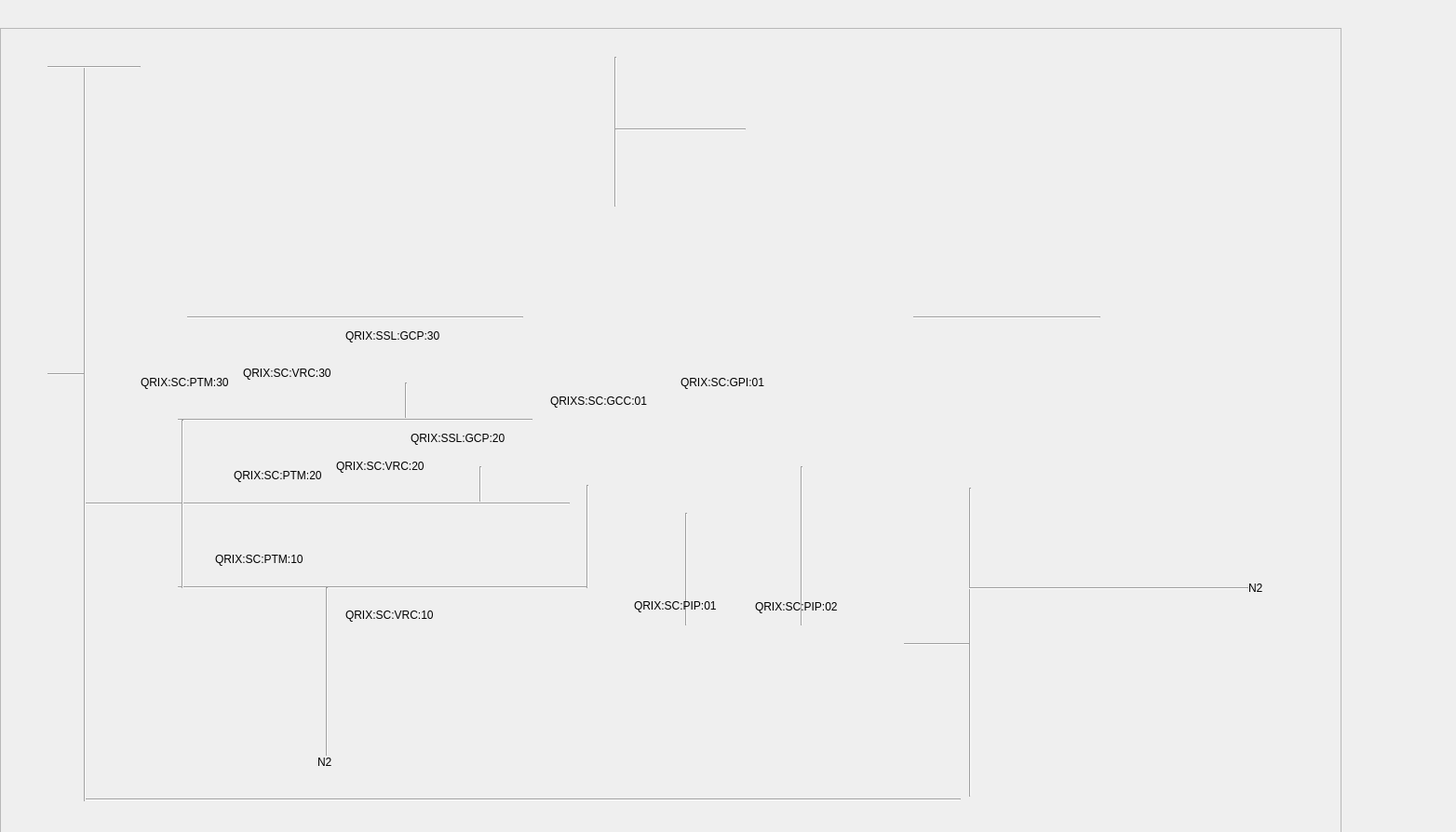
<?xml version="1.0" encoding="UTF-8"?>
<ui version="4.0">
 <class>Form</class>
 <widget class="QWidget" name="Form">
  <property name="geometry">
   <rect>
    <x>0</x>
    <y>0</y>
    <width>1564</width>
    <height>894</height>
   </rect>
  </property>
  <property name="windowTitle">
   <string>QRIX Sample Chamber VAC</string>
  </property>
  <widget class="QScrollArea" name="scrollArea">
   <property name="geometry">
    <rect>
     <x>0</x>
     <y>30</y>
     <width>1441</width>
     <height>871</height>
    </rect>
   </property>
   <property name="widgetResizable">
    <bool>true</bool>
   </property>
   <widget class="QWidget" name="scrollAreaWidgetContents">
    <property name="geometry">
     <rect>
      <x>0</x>
      <y>0</y>
      <width>1439</width>
      <height>869</height>
     </rect>
    </property>
    <widget class="PyDMDrawingCircle" name="PyDMDrawingCircle">
     <property name="geometry">
      <rect>
       <x>560</x>
       <y>190</y>
       <width>341</width>
       <height>341</height>
      </rect>
     </property>
     <property name="toolTip">
      <string/>
     </property>
     <property name="brush" stdset="0">
      <brush brushstyle="NoBrush">
       <color alpha="255">
        <red>0</red>
        <green>0</green>
        <blue>0</blue>
       </color>
      </brush>
     </property>
     <property name="penStyle" stdset="0">
      <enum>Qt::SolidLine</enum>
     </property>
    </widget>
    <widget class="PneumaticValve" name="PneumaticValve">
     <property name="geometry">
      <rect>
       <x>80</x>
       <y>270</y>
       <width>160</width>
       <height>81</height>
      </rect>
     </property>
     <property name="toolTip">
      <string/>
     </property>
     <property name="controlsLocation" stdset="0">
      <enum>PCDSSymbolBase::Left</enum>
     </property>
     <property name="channelsPrefix" stdset="0">
      <string>ca://QRIX:SC:VGC:01</string>
     </property>
     <property name="controlButtonHorizontal" stdset="0">
      <bool>false</bool>
     </property>
    </widget>
    <widget class="PneumaticValve" name="PneumaticValve_2">
     <property name="geometry">
      <rect>
       <x>1050</x>
       <y>290</y>
       <width>160</width>
       <height>82</height>
      </rect>
     </property>
     <property name="toolTip">
      <string/>
     </property>
     <property name="channelsPrefix" stdset="0">
      <string>ca://QRIX:SC:VGC:02</string>
     </property>
    </widget>
    <widget class="IonPump" name="IonPump">
     <property name="geometry">
      <rect>
       <x>680</x>
       <y>640</y>
       <width>110</width>
       <height>140</height>
      </rect>
     </property>
     <property name="toolTip">
      <string/>
     </property>
     <property name="channelsPrefix" stdset="0">
      <string>ca://QRIXS:SC:PIP:01</string>
     </property>
     <property name="controlButtonHorizontal" stdset="0">
      <bool>false</bool>
     </property>
    </widget>
    <widget class="IonPump" name="IonPump_2">
     <property name="geometry">
      <rect>
       <x>800</x>
       <y>640</y>
       <width>110</width>
       <height>140</height>
      </rect>
     </property>
     <property name="toolTip">
      <string/>
     </property>
     <property name="channelsPrefix" stdset="0">
      <string>ca://QRIXS:SC:PIP:02</string>
     </property>
     <property name="controlButtonHorizontal" stdset="0">
      <bool>false</bool>
     </property>
    </widget>
    <widget class="RoughGauge" name="RoughGauge">
     <property name="geometry">
      <rect>
       <x>760</x>
       <y>80</y>
       <width>70</width>
       <height>60</height>
      </rect>
     </property>
     <property name="toolTip">
      <string/>
     </property>
    </widget>
    <widget class="PyDMDrawingCircle" name="PyDMDrawingCircle_2">
     <property name="geometry">
      <rect>
       <x>1013</x>
       <y>425</y>
       <width>61</width>
       <height>71</height>
      </rect>
     </property>
     <property name="toolTip">
      <string/>
     </property>
     <property name="brush" stdset="0">
      <brush brushstyle="NoBrush">
       <color alpha="255">
        <red>0</red>
        <green>0</green>
        <blue>0</blue>
       </color>
      </brush>
     </property>
     <property name="penStyle" stdset="0">
      <enum>Qt::SolidLine</enum>
     </property>
    </widget>
    <widget class="PyDMDrawingLine" name="PyDMDrawingLine_3">
     <property name="geometry">
      <rect>
       <x>880</x>
       <y>290</y>
       <width>141</width>
       <height>301</height>
      </rect>
     </property>
     <property name="toolTip">
      <string/>
     </property>
    </widget>
    <widget class="PneumaticValve" name="PneumaticValve_3">
     <property name="geometry">
      <rect>
       <x>910</x>
       <y>420</y>
       <width>111</width>
       <height>82</height>
      </rect>
     </property>
     <property name="toolTip">
      <string/>
     </property>
     <property name="channelsPrefix" stdset="0">
      <string>ca://QRIX:SC:VGC:03</string>
     </property>
    </widget>
    <widget class="Line" name="line_3">
     <property name="geometry">
      <rect>
       <x>1040</x>
       <y>493</y>
       <width>3</width>
       <height>332</height>
      </rect>
     </property>
     <property name="orientation">
      <enum>Qt::Vertical</enum>
     </property>
    </widget>
    <widget class="TurboPump" name="TurboPump">
     <property name="geometry">
      <rect>
       <x>960</x>
       <y>500</y>
       <width>100</width>
       <height>82</height>
      </rect>
     </property>
     <property name="toolTip">
      <string/>
     </property>
     <property name="controlsLocation" stdset="0">
      <enum>PCDSSymbolBase::Left</enum>
     </property>
     <property name="channelsPrefix" stdset="0">
      <string>ca://QRIX:SDS:PTM:10</string>
     </property>
     <property name="controlButtonHorizontal" stdset="0">
      <bool>false</bool>
     </property>
    </widget>
    <widget class="RoughGauge" name="RoughGauge_2">
     <property name="geometry">
      <rect>
       <x>940</x>
       <y>640</y>
       <width>70</width>
       <height>60</height>
      </rect>
     </property>
     <property name="toolTip">
      <string/>
     </property>
     <property name="channelsPrefix" stdset="0">
      <string>ca://QRIX:ROUGH:GPI:03</string>
     </property>
    </widget>
    <widget class="Line" name="line_4">
     <property name="geometry">
      <rect>
       <x>970</x>
       <y>660</y>
       <width>70</width>
       <height>3</height>
      </rect>
     </property>
     <property name="orientation">
      <enum>Qt::Horizontal</enum>
     </property>
    </widget>
    <widget class="Line" name="line_5">
     <property name="geometry">
      <rect>
       <x>1040</x>
       <y>600</y>
       <width>300</width>
       <height>3</height>
      </rect>
     </property>
     <property name="orientation">
      <enum>Qt::Horizontal</enum>
     </property>
    </widget>
    <widget class="QLabel" name="label">
     <property name="geometry">
      <rect>
       <x>1340</x>
       <y>593</y>
       <width>59</width>
       <height>15</height>
      </rect>
     </property>
     <property name="text">
      <string>N2</string>
     </property>
    </widget>
    <widget class="Line" name="line_6">
     <property name="geometry">
      <rect>
       <x>90</x>
       <y>820</y>
       <width>941</width>
       <height>16</height>
      </rect>
     </property>
     <property name="orientation">
      <enum>Qt::Horizontal</enum>
     </property>
    </widget>
    <widget class="PneumaticValve" name="PneumaticValve_4">
     <property name="geometry">
      <rect>
       <x>1030</x>
       <y>790</y>
       <width>120</width>
       <height>80</height>
      </rect>
     </property>
     <property name="toolTip">
      <string/>
     </property>
     <property name="controlsLocation" stdset="0">
      <enum>PCDSSymbolBase::Right</enum>
     </property>
     <property name="channelsPrefix" stdset="0">
      <string>ca://QRIXS:ROUGH:VRC:02</string>
     </property>
     <property name="rotateIcon" stdset="0">
      <bool>true</bool>
     </property>
     <property name="controlButtonHorizontal" stdset="0">
      <bool>false</bool>
     </property>
    </widget>
    <widget class="ControlOnlyValveNC" name="ControlOnlyValveNC_3">
     <property name="geometry">
      <rect>
       <x>274</x>
       <y>716</y>
       <width>90</width>
       <height>82</height>
      </rect>
     </property>
     <property name="toolTip">
      <string/>
     </property>
     <property name="controlsLocation" stdset="0">
      <enum>PCDSSymbolBase::Left</enum>
     </property>
     <property name="channelsPrefix" stdset="0">
      <string>ca://QRIX:SC:VVC:02</string>
     </property>
     <property name="iconSize" stdset="0">
      <number>25</number>
     </property>
     <property name="rotateIcon" stdset="0">
      <bool>true</bool>
     </property>
     <property name="controlButtonHorizontal" stdset="0">
      <bool>false</bool>
     </property>
    </widget>
    <widget class="ControlOnlyValveNC" name="ControlOnlyValveNC_4">
     <property name="geometry">
      <rect>
       <x>273</x>
       <y>621</y>
       <width>90</width>
       <height>80</height>
      </rect>
     </property>
     <property name="toolTip">
      <string/>
     </property>
     <property name="controlsLocation" stdset="0">
      <enum>PCDSSymbolBase::Left</enum>
     </property>
     <property name="channelsPrefix" stdset="0">
      <string>ca://QRIX:SC:VVC:01</string>
     </property>
     <property name="iconSize" stdset="0">
      <number>25</number>
     </property>
     <property name="rotateIcon" stdset="0">
      <bool>true</bool>
     </property>
     <property name="controlButtonHorizontal" stdset="0">
      <bool>false</bool>
     </property>
    </widget>
    <widget class="Line" name="line_11">
     <property name="geometry">
      <rect>
       <x>80</x>
       <y>40</y>
       <width>20</width>
       <height>790</height>
      </rect>
     </property>
     <property name="orientation">
      <enum>Qt::Vertical</enum>
     </property>
    </widget>
    <widget class="RoughGauge" name="RoughGauge_4">
     <property name="geometry">
      <rect>
       <x>20</x>
       <y>350</y>
       <width>70</width>
       <height>60</height>
      </rect>
     </property>
     <property name="toolTip">
      <string/>
     </property>
     <property name="channelsPrefix" stdset="0">
      <string>ca://QRIX:ROUGH:GPI:02</string>
     </property>
    </widget>
    <widget class="Line" name="line_12">
     <property name="geometry">
      <rect>
       <x>50</x>
       <y>370</y>
       <width>40</width>
       <height>3</height>
      </rect>
     </property>
     <property name="orientation">
      <enum>Qt::Horizontal</enum>
     </property>
    </widget>
    <widget class="Line" name="line_13">
     <property name="geometry">
      <rect>
       <x>50</x>
       <y>40</y>
       <width>100</width>
       <height>3</height>
      </rect>
     </property>
     <property name="orientation">
      <enum>Qt::Horizontal</enum>
     </property>
    </widget>
    <widget class="RoughGauge" name="RoughGauge_5">
     <property name="geometry">
      <rect>
       <x>128</x>
       <y>19</y>
       <width>50</width>
       <height>60</height>
      </rect>
     </property>
     <property name="toolTip">
      <string/>
     </property>
     <property name="channelsPrefix" stdset="0">
      <string>ca://QRIX:ROUGH:GPI:01</string>
     </property>
    </widget>
    <widget class="ControlOnlyValveNC" name="ControlOnlyValveNC_5">
     <property name="geometry">
      <rect>
       <x>50</x>
       <y>30</y>
       <width>20</width>
       <height>20</height>
      </rect>
     </property>
     <property name="toolTip">
      <string/>
     </property>
     <property name="controlsLocation" stdset="0">
      <enum>PCDSSymbolBase::Hidden</enum>
     </property>
     <property name="channelsPrefix" stdset="0">
      <string>ca://QRIX:VRO:01</string>
     </property>
     <property name="iconSize" stdset="0">
      <number>20</number>
     </property>
     <property name="rotateIcon" stdset="0">
      <bool>false</bool>
     </property>
     <property name="controlButtonHorizontal" stdset="0">
      <bool>false</bool>
     </property>
    </widget>
    <widget class="ScrollPump" name="ScrollPump_7">
     <property name="geometry">
      <rect>
       <x>-10</x>
       <y>20</y>
       <width>80</width>
       <height>110</height>
      </rect>
     </property>
     <property name="toolTip">
      <string/>
     </property>
     <property name="controlsLocation" stdset="0">
      <enum>PCDSSymbolBase::Bottom</enum>
     </property>
     <property name="channelsPrefix" stdset="0">
      <string>ca://QRIX:PRO:01</string>
     </property>
     <property name="controlButtonHorizontal" stdset="0">
      <bool>false</bool>
     </property>
    </widget>
    <widget class="PneumaticValve" name="PneumaticValve_6">
     <property name="geometry">
      <rect>
       <x>640</x>
       <y>10</y>
       <width>149</width>
       <height>81</height>
      </rect>
     </property>
     <property name="toolTip">
      <string/>
     </property>
     <property name="layoutDirection">
      <enum>Qt::LeftToRight</enum>
     </property>
     <property name="controlsLocation" stdset="0">
      <enum>PCDSSymbolBase::Right</enum>
     </property>
     <property name="channelsPrefix" stdset="0">
      <string>ca://QRIX:SA:VGC:01</string>
     </property>
     <property name="rotateIcon" stdset="0">
      <bool>true</bool>
     </property>
     <property name="controlButtonHorizontal" stdset="0">
      <bool>false</bool>
     </property>
    </widget>
    <widget class="Line" name="line_14">
     <property name="geometry">
      <rect>
       <x>650</x>
       <y>30</y>
       <width>20</width>
       <height>161</height>
      </rect>
     </property>
     <property name="orientation">
      <enum>Qt::Vertical</enum>
     </property>
    </widget>
    <widget class="PneumaticValve" name="PneumaticValve_7">
     <property name="geometry">
      <rect>
       <x>640</x>
       <y>110</y>
       <width>149</width>
       <height>81</height>
      </rect>
     </property>
     <property name="toolTip">
      <string/>
     </property>
     <property name="layoutDirection">
      <enum>Qt::LeftToRight</enum>
     </property>
     <property name="controlsLocation" stdset="0">
      <enum>PCDSSymbolBase::Right</enum>
     </property>
     <property name="channelsPrefix" stdset="0">
      <string>ca://QRIX:SC:VGC:04</string>
     </property>
     <property name="rotateIcon" stdset="0">
      <bool>true</bool>
     </property>
     <property name="controlButtonHorizontal" stdset="0">
      <bool>false</bool>
     </property>
    </widget>
    <widget class="Line" name="line_15">
     <property name="geometry">
      <rect>
       <x>660</x>
       <y>100</y>
       <width>140</width>
       <height>16</height>
      </rect>
     </property>
     <property name="orientation">
      <enum>Qt::Horizontal</enum>
     </property>
    </widget>
    <widget class="RoughGauge" name="RoughGauge_6">
     <property name="geometry">
      <rect>
       <x>480</x>
       <y>450</y>
       <width>70</width>
       <height>60</height>
      </rect>
     </property>
     <property name="toolTip">
      <string/>
     </property>
     <property name="channelsPrefix" stdset="0">
      <string>ca://QRIXS:SSL:GCP:20</string>
     </property>
    </widget>
    <widget class="RoughGauge" name="RoughGauge_7">
     <property name="geometry">
      <rect>
       <x>400</x>
       <y>340</y>
       <width>70</width>
       <height>60</height>
      </rect>
     </property>
     <property name="toolTip">
      <string/>
     </property>
     <property name="channelsPrefix" stdset="0">
      <string>ca://QRIXS:SSL:GCP:30</string>
     </property>
    </widget>
    <widget class="TurboPump" name="TurboPump_3">
     <property name="geometry">
      <rect>
       <x>70</x>
       <y>380</y>
       <width>180</width>
       <height>82</height>
      </rect>
     </property>
     <property name="toolTip">
      <string/>
     </property>
     <property name="controlsLocation" stdset="0">
      <enum>PCDSSymbolBase::Left</enum>
     </property>
     <property name="channelsPrefix" stdset="0">
      <string>ca://QRIX:SC:PTM:30</string>
     </property>
     <property name="controlButtonHorizontal" stdset="0">
      <bool>false</bool>
     </property>
    </widget>
    <widget class="Line" name="line_16">
     <property name="geometry">
      <rect>
       <x>190</x>
       <y>410</y>
       <width>381</width>
       <height>20</height>
      </rect>
     </property>
     <property name="orientation">
      <enum>Qt::Horizontal</enum>
     </property>
    </widget>
    <widget class="Line" name="line_17">
     <property name="geometry">
      <rect>
       <x>180</x>
       <y>420</y>
       <width>30</width>
       <height>181</height>
      </rect>
     </property>
     <property name="orientation">
      <enum>Qt::Vertical</enum>
     </property>
    </widget>
    <widget class="Line" name="line_18">
     <property name="geometry">
      <rect>
       <x>420</x>
       <y>380</y>
       <width>30</width>
       <height>38</height>
      </rect>
     </property>
     <property name="orientation">
      <enum>Qt::Vertical</enum>
     </property>
    </widget>
    <widget class="Line" name="line_19">
     <property name="geometry">
      <rect>
       <x>340</x>
       <y>600</y>
       <width>20</width>
       <height>181</height>
      </rect>
     </property>
     <property name="orientation">
      <enum>Qt::Vertical</enum>
     </property>
    </widget>
    <widget class="QLabel" name="label_3">
     <property name="geometry">
      <rect>
       <x>340</x>
       <y>780</y>
       <width>31</width>
       <height>16</height>
      </rect>
     </property>
     <property name="text">
      <string>N2</string>
     </property>
    </widget>
    <widget class="PneumaticValve" name="PneumaticValve_9">
     <property name="geometry">
      <rect>
       <x>410</x>
       <y>560</y>
       <width>176</width>
       <height>81</height>
      </rect>
     </property>
     <property name="toolTip">
      <string/>
     </property>
     <property name="controlsLocation" stdset="0">
      <enum>PCDSSymbolBase::Right</enum>
     </property>
     <property name="channelsPrefix" stdset="0">
      <string>ca://QRIX:SC:VRC:10</string>
     </property>
     <property name="expertOphydClass" stdset="0">
      <string>pcdsdevices.valve.VRC</string>
     </property>
     <property name="controlButtonHorizontal" stdset="0">
      <bool>false</bool>
     </property>
    </widget>
    <widget class="Line" name="line_22">
     <property name="geometry">
      <rect>
       <x>190</x>
       <y>590</y>
       <width>441</width>
       <height>20</height>
      </rect>
     </property>
     <property name="orientation">
      <enum>Qt::Horizontal</enum>
     </property>
    </widget>
    <widget class="TurboPump" name="TurboPump_4">
     <property name="geometry">
      <rect>
       <x>110</x>
       <y>560</y>
       <width>180</width>
       <height>82</height>
      </rect>
     </property>
     <property name="toolTip">
      <string/>
     </property>
     <property name="controlsLocation" stdset="0">
      <enum>PCDSSymbolBase::Left</enum>
     </property>
     <property name="channelsPrefix" stdset="0">
      <string>ca://QRIX:SC:PTM:10</string>
     </property>
     <property name="controlButtonHorizontal" stdset="0">
      <bool>false</bool>
     </property>
    </widget>
    <widget class="Line" name="line_25">
     <property name="geometry">
      <rect>
       <x>980</x>
       <y>300</y>
       <width>201</width>
       <height>20</height>
      </rect>
     </property>
     <property name="orientation">
      <enum>Qt::Horizontal</enum>
     </property>
    </widget>
    <widget class="Line" name="line_7">
     <property name="geometry">
      <rect>
       <x>730</x>
       <y>520</y>
       <width>12</width>
       <height>121</height>
      </rect>
     </property>
     <property name="orientation">
      <enum>Qt::Vertical</enum>
     </property>
    </widget>
    <widget class="Line" name="line_8">
     <property name="geometry">
      <rect>
       <x>850</x>
       <y>470</y>
       <width>20</width>
       <height>171</height>
      </rect>
     </property>
     <property name="orientation">
      <enum>Qt::Vertical</enum>
     </property>
    </widget>
    <widget class="ColdCathodeGauge" name="ColdCathodeGauge_2">
     <property name="geometry">
      <rect>
       <x>580</x>
       <y>280</y>
       <width>131</width>
       <height>101</height>
      </rect>
     </property>
     <property name="toolTip">
      <string/>
     </property>
     <property name="controlsLocation" stdset="0">
      <enum>PCDSSymbolBase::Left</enum>
     </property>
     <property name="channelsPrefix" stdset="0">
      <string>ca://QRIXS:SC:GCC:01</string>
     </property>
     <property name="controlButtonHorizontal" stdset="0">
      <bool>false</bool>
     </property>
    </widget>
    <widget class="TurboPump" name="TurboPump_5">
     <property name="geometry">
      <rect>
       <x>180</x>
       <y>470</y>
       <width>180</width>
       <height>82</height>
      </rect>
     </property>
     <property name="toolTip">
      <string/>
     </property>
     <property name="controlsLocation" stdset="0">
      <enum>PCDSSymbolBase::Left</enum>
     </property>
     <property name="channelsPrefix" stdset="0">
      <string>ca://QRIX:SC:PTM:20</string>
     </property>
     <property name="controlButtonHorizontal" stdset="0">
      <bool>false</bool>
     </property>
    </widget>
    <widget class="Line" name="line_26">
     <property name="geometry">
      <rect>
       <x>90</x>
       <y>500</y>
       <width>521</width>
       <height>20</height>
      </rect>
     </property>
     <property name="orientation">
      <enum>Qt::Horizontal</enum>
     </property>
    </widget>
    <widget class="Line" name="line_27">
     <property name="geometry">
      <rect>
       <x>500</x>
       <y>470</y>
       <width>30</width>
       <height>38</height>
      </rect>
     </property>
     <property name="orientation">
      <enum>Qt::Vertical</enum>
     </property>
    </widget>
    <widget class="PneumaticValve" name="PneumaticValve_5">
     <property name="geometry">
      <rect>
       <x>-20</x>
       <y>465</y>
       <width>130</width>
       <height>90</height>
      </rect>
     </property>
     <property name="toolTip">
      <string/>
     </property>
     <property name="controlsLocation" stdset="0">
      <enum>PCDSSymbolBase::Left</enum>
     </property>
     <property name="channelsPrefix" stdset="0">
      <string>ca://QRIXS:ROUGH:VRC:01</string>
     </property>
     <property name="rotateIcon" stdset="0">
      <bool>true</bool>
     </property>
     <property name="controlButtonHorizontal" stdset="0">
      <bool>false</bool>
     </property>
    </widget>
    <widget class="Line" name="line">
     <property name="geometry">
      <rect>
       <x>580</x>
       <y>490</y>
       <width>101</width>
       <height>111</height>
      </rect>
     </property>
     <property name="orientation">
      <enum>Qt::Vertical</enum>
     </property>
    </widget>
    <widget class="Line" name="line_28">
     <property name="geometry">
      <rect>
       <x>200</x>
       <y>300</y>
       <width>361</width>
       <height>20</height>
      </rect>
     </property>
     <property name="orientation">
      <enum>Qt::Horizontal</enum>
     </property>
    </widget>
    <widget class="RoughGauge" name="RoughGauge_8">
     <property name="geometry">
      <rect>
       <x>740</x>
       <y>300</y>
       <width>70</width>
       <height>60</height>
      </rect>
     </property>
     <property name="toolTip">
      <string/>
     </property>
     <property name="channelsPrefix" stdset="0">
      <string>ca://QRIX:SC:GPI:01</string>
     </property>
    </widget>
    <widget class="PneumaticValve" name="PneumaticValve_10">
     <property name="geometry">
      <rect>
       <x>370</x>
       <y>460</y>
       <width>120</width>
       <height>81</height>
      </rect>
     </property>
     <property name="toolTip">
      <string/>
     </property>
     <property name="controlsLocation" stdset="0">
      <enum>PCDSSymbolBase::Right</enum>
     </property>
     <property name="channelsPrefix" stdset="0">
      <string>ca://QRIX:SC:VRC:20</string>
     </property>
     <property name="controlButtonHorizontal" stdset="0">
      <bool>false</bool>
     </property>
    </widget>
    <widget class="PneumaticValve" name="PneumaticValve_11">
     <property name="geometry">
      <rect>
       <x>290</x>
       <y>370</y>
       <width>110</width>
       <height>80</height>
      </rect>
     </property>
     <property name="toolTip">
      <string/>
     </property>
     <property name="controlsLocation" stdset="0">
      <enum>PCDSSymbolBase::Right</enum>
     </property>
     <property name="channelsPrefix" stdset="0">
      <string>ca://QRIX:SC:VRC:30</string>
     </property>
     <property name="controlButtonHorizontal" stdset="0">
      <bool>false</bool>
     </property>
    </widget>
    <widget class="QLabel" name="label_2">
     <property name="geometry">
      <rect>
       <x>590</x>
       <y>390</y>
       <width>121</width>
       <height>20</height>
      </rect>
     </property>
     <property name="text">
      <string>QRIXS:SC:GCC:01</string>
     </property>
    </widget>
    <widget class="QLabel" name="label_4">
     <property name="geometry">
      <rect>
       <x>730</x>
       <y>370</y>
       <width>101</width>
       <height>20</height>
      </rect>
     </property>
     <property name="text">
      <string>QRIX:SC:GPI:01</string>
     </property>
    </widget>
    <widget class="QLabel" name="label_5">
     <property name="geometry">
      <rect>
       <x>230</x>
       <y>560</y>
       <width>101</width>
       <height>20</height>
      </rect>
     </property>
     <property name="text">
      <string>QRIX:SC:PTM:10</string>
     </property>
    </widget>
    <widget class="QLabel" name="label_6">
     <property name="geometry">
      <rect>
       <x>250</x>
       <y>470</y>
       <width>101</width>
       <height>20</height>
      </rect>
     </property>
     <property name="text">
      <string>QRIX:SC:PTM:20</string>
     </property>
    </widget>
    <widget class="QLabel" name="label_7">
     <property name="geometry">
      <rect>
       <x>150</x>
       <y>370</y>
       <width>101</width>
       <height>20</height>
      </rect>
     </property>
     <property name="text">
      <string>QRIX:SC:PTM:30</string>
     </property>
    </widget>
    <widget class="QLabel" name="label_8">
     <property name="geometry">
      <rect>
       <x>360</x>
       <y>460</y>
       <width>101</width>
       <height>20</height>
      </rect>
     </property>
     <property name="text">
      <string>QRIX:SC:VRC:20</string>
     </property>
    </widget>
    <widget class="QLabel" name="label_9">
     <property name="geometry">
      <rect>
       <x>370</x>
       <y>620</y>
       <width>101</width>
       <height>20</height>
      </rect>
     </property>
     <property name="text">
      <string>QRIX:SC:VRC:10</string>
     </property>
    </widget>
    <widget class="QLabel" name="label_10">
     <property name="geometry">
      <rect>
       <x>680</x>
       <y>610</y>
       <width>101</width>
       <height>20</height>
      </rect>
     </property>
     <property name="text">
      <string>QRIX:SC:PIP:01</string>
     </property>
    </widget>
    <widget class="QLabel" name="label_11">
     <property name="geometry">
      <rect>
       <x>810</x>
       <y>610</y>
       <width>101</width>
       <height>21</height>
      </rect>
     </property>
     <property name="text">
      <string>QRIX:SC:PIP:02</string>
     </property>
    </widget>
    <widget class="ControlOnlyValveNC" name="ControlOnlyValveNC_6">
     <property name="geometry">
      <rect>
       <x>1080</x>
       <y>558</y>
       <width>90</width>
       <height>80</height>
      </rect>
     </property>
     <property name="toolTip">
      <string/>
     </property>
     <property name="controlsLocation" stdset="0">
      <enum>PCDSSymbolBase::Left</enum>
     </property>
     <property name="channelsPrefix" stdset="0">
      <string>ca://QRIX:SDS:VVC:01</string>
     </property>
     <property name="iconSize" stdset="0">
      <number>25</number>
     </property>
     <property name="rotateIcon" stdset="0">
      <bool>false</bool>
     </property>
     <property name="controlButtonHorizontal" stdset="0">
      <bool>false</bool>
     </property>
    </widget>
    <widget class="ControlOnlyValveNC" name="ControlOnlyValveNC_7">
     <property name="geometry">
      <rect>
       <x>1200</x>
       <y>560</y>
       <width>90</width>
       <height>80</height>
      </rect>
     </property>
     <property name="toolTip">
      <string/>
     </property>
     <property name="controlsLocation" stdset="0">
      <enum>PCDSSymbolBase::Left</enum>
     </property>
     <property name="channelsPrefix" stdset="0">
      <string>ca://QRIX:SDS:VVC:02</string>
     </property>
     <property name="iconSize" stdset="0">
      <number>25</number>
     </property>
     <property name="rotateIcon" stdset="0">
      <bool>false</bool>
     </property>
     <property name="controlButtonHorizontal" stdset="0">
      <bool>false</bool>
     </property>
    </widget>
    <widget class="QLabel" name="label_12">
     <property name="geometry">
      <rect>
       <x>370</x>
       <y>320</y>
       <width>111</width>
       <height>20</height>
      </rect>
     </property>
     <property name="text">
      <string>QRIX:SSL:GCP:30</string>
     </property>
    </widget>
    <widget class="QLabel" name="label_13">
     <property name="geometry">
      <rect>
       <x>440</x>
       <y>430</y>
       <width>111</width>
       <height>20</height>
      </rect>
     </property>
     <property name="text">
      <string>QRIX:SSL:GCP:20</string>
     </property>
    </widget>
    <widget class="QLabel" name="label_14">
     <property name="geometry">
      <rect>
       <x>260</x>
       <y>360</y>
       <width>101</width>
       <height>20</height>
      </rect>
     </property>
     <property name="text">
      <string>QRIX:SC:VRC:30</string>
     </property>
    </widget>
    <zorder>PyDMDrawingCircle</zorder>
    <zorder>PyDMDrawingLine_3</zorder>
    <zorder>PneumaticValve_3</zorder>
    <zorder>line_27</zorder>
    <zorder>RoughGauge_6</zorder>
    <zorder>line_18</zorder>
    <zorder>line_26</zorder>
    <zorder>line_22</zorder>
    <zorder>line_19</zorder>
    <zorder>line_14</zorder>
    <zorder>line_16</zorder>
    <zorder>line_15</zorder>
    <zorder>IonPump</zorder>
    <zorder>IonPump_2</zorder>
    <zorder>RoughGauge</zorder>
    <zorder>PyDMDrawingCircle_2</zorder>
    <zorder>line_3</zorder>
    <zorder>TurboPump</zorder>
    <zorder>line_4</zorder>
    <zorder>line_5</zorder>
    <zorder>label</zorder>
    <zorder>line_6</zorder>
    <zorder>RoughGauge_2</zorder>
    <zorder>PneumaticValve_4</zorder>
    <zorder>ControlOnlyValveNC_3</zorder>
    <zorder>ControlOnlyValveNC_4</zorder>
    <zorder>line_11</zorder>
    <zorder>line_12</zorder>
    <zorder>RoughGauge_4</zorder>
    <zorder>line_13</zorder>
    <zorder>RoughGauge_5</zorder>
    <zorder>ControlOnlyValveNC_5</zorder>
    <zorder>ScrollPump_7</zorder>
    <zorder>PneumaticValve_6</zorder>
    <zorder>PneumaticValve_7</zorder>
    <zorder>RoughGauge_7</zorder>
    <zorder>TurboPump_3</zorder>
    <zorder>line_17</zorder>
    <zorder>label_3</zorder>
    <zorder>PneumaticValve_9</zorder>
    <zorder>TurboPump_4</zorder>
    <zorder>line_25</zorder>
    <zorder>PneumaticValve_2</zorder>
    <zorder>line_7</zorder>
    <zorder>line_8</zorder>
    <zorder>ColdCathodeGauge_2</zorder>
    <zorder>TurboPump_5</zorder>
    <zorder>PneumaticValve_5</zorder>
    <zorder>line_28</zorder>
    <zorder>RoughGauge_8</zorder>
    <zorder>PneumaticValve_10</zorder>
    <zorder>PneumaticValve_11</zorder>
    <zorder>label_2</zorder>
    <zorder>label_4</zorder>
    <zorder>label_5</zorder>
    <zorder>label_6</zorder>
    <zorder>label_7</zorder>
    <zorder>PneumaticValve</zorder>
    <zorder>label_8</zorder>
    <zorder>label_9</zorder>
    <zorder>label_10</zorder>
    <zorder>label_11</zorder>
    <zorder>ControlOnlyValveNC_6</zorder>
    <zorder>ControlOnlyValveNC_7</zorder>
    <zorder>line</zorder>
    <zorder>label_12</zorder>
    <zorder>label_13</zorder>
    <zorder>label_14</zorder>
   </widget>
  </widget>
 </widget>
 <customwidgets>
  <customwidget>
   <class>PyDMDrawingCircle</class>
   <extends>QWidget</extends>
   <header>pydm.widgets.drawing</header>
  </customwidget>
  <customwidget>
   <class>PyDMDrawingLine</class>
   <extends>QWidget</extends>
   <header>pydm.widgets.drawing</header>
  </customwidget>
  <customwidget>
   <class>PCDSSymbolBase</class>
   <extends>QWidget</extends>
   <header>pcdswidgets.vacuum.base</header>
  </customwidget>
  <customwidget>
   <class>PneumaticValve</class>
   <extends>PCDSSymbolBase</extends>
   <header>pcdswidgets.vacuum.valves</header>
  </customwidget>
  <customwidget>
   <class>ControlOnlyValveNC</class>
   <extends>PCDSSymbolBase</extends>
   <header>pcdswidgets.vacuum.valves</header>
  </customwidget>
  <customwidget>
   <class>IonPump</class>
   <extends>PCDSSymbolBase</extends>
   <header>pcdswidgets.vacuum.pumps</header>
  </customwidget>
  <customwidget>
   <class>TurboPump</class>
   <extends>PCDSSymbolBase</extends>
   <header>pcdswidgets.vacuum.pumps</header>
  </customwidget>
  <customwidget>
   <class>ScrollPump</class>
   <extends>PCDSSymbolBase</extends>
   <header>pcdswidgets.vacuum.pumps</header>
  </customwidget>
  <customwidget>
   <class>RoughGauge</class>
   <extends>PCDSSymbolBase</extends>
   <header>pcdswidgets.vacuum.gauges</header>
  </customwidget>
  <customwidget>
   <class>ColdCathodeGauge</class>
   <extends>PCDSSymbolBase</extends>
   <header>pcdswidgets.vacuum.gauges</header>
  </customwidget>
 </customwidgets>
 <resources/>
 <connections/>
</ui>
